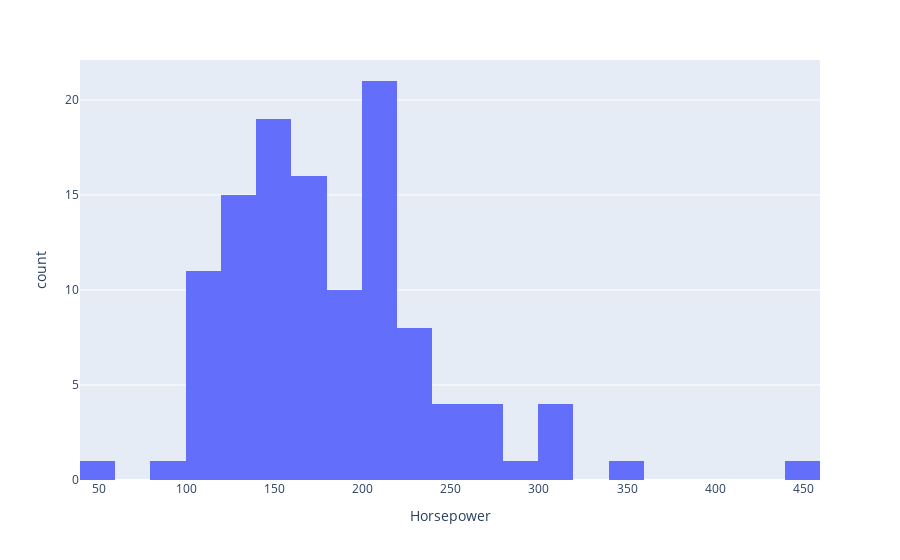

Source (notebook cell):
### Code cell
px.histogram(data_frame=data,x="Horsepower")

### Figure 1 — Plotly figure (JSON) as saved in the notebook; plotly's stock layout.template omitted (floating-point values rounded to 4 significant figures)
{"data": [{"alignmentgroup": "True", "bingroup": "x", "hovertemplate": "Horsepower=%{x}<br>count=%{y}<extra></extra>", "legendgroup": "", "marker": {"color": "#636efa", "pattern": {"shape": ""}}, "name": "", "offsetgroup": "", "orientation": "v", "showlegend": false, "type": "histogram", "x": [140, 225, 210, 150, 200, 310, 193, 193, 175, 240, 205, 205, 275, 275, 200, 115, 170, 175, 180, 200, 345, 120, 55, 163, 168, 200, 132, 253, 132, 163, 168, 450, 230, 175, 175, 120, 150, 110, 190, 170, 155, 200, 210, 150, 240, 119, 220, 106, 135, 146, 205, 210, 92, 140, 148, 227, 120, 190, 195, 210, 225, 290, 275, 215, 113, 154, 145, 210, 161, 200, 173, 125, 125, 153, 200, 210, 170, 185, 221, 275, 302, 126, 155, 222, 170, 170, 150, 250, 190, 185, 132, 132, 150, 150, 175, 200, 195, 205, 217, 300, 300, 100, 100, 124, 120, 133, 210, 140, 142, 127, 150, 230, 115, 115, 150, 115, 115], "xaxis": "x", "yaxis": "y"}], "layout": {"barmode": "relative", "legend": {"tracegroupgap": 0}, "margin": {"t": 60}, "xaxis": {"anchor": "y", "domain": [0, 1], "title": {"text": "Horsepower"}}, "yaxis": {"anchor": "x", "domain": [0, 1], "title": {"text": "count"}}}}
